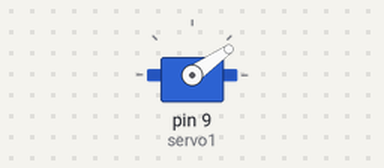
Bench run of a sketch on a simulated Arduino Uno, built with avr-gcc and run on an emulated ATmega328P. On the bench: servo.

Above: at 6.0 s.
Timing chart, 0 to 9.0 s (numbered marks = the images above):
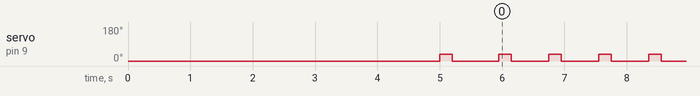

Measured:
- by itself, servo on pin 9 (servo1): goes 35° 0.20 s, 0° 0.75 s, 155 × (35° 0.20 s, 0° 0.60 s), then 35°

The sketch:

rel.ino
```cpp
#include <Servo.h>

Servo servo1;

void setup()
{
  servo1.attach(9);
    servo1.write(0);
  delay(5000);
  servo1.write(35);
  delay(200);
    servo1.write(0);
  delay(750);

}

void loop()
{
  servo1.write(35);  //1
  delay(200);
    servo1.write(0);
  delay(600);

}
```
